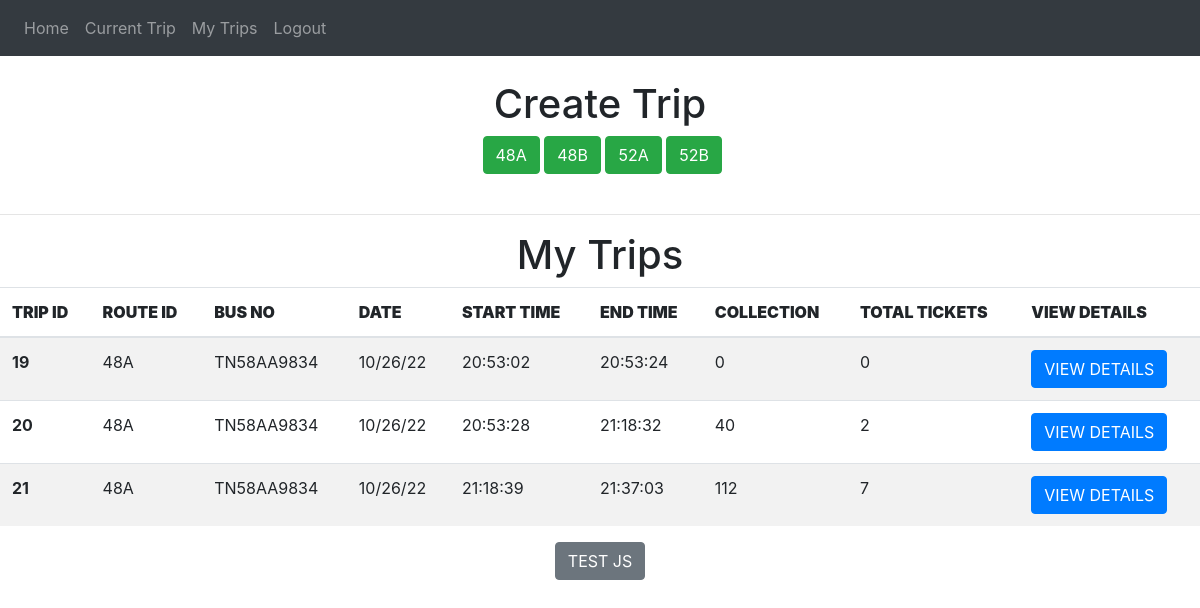
/conductor-my-trips (signed in), run on an earlier commit of the app's database.
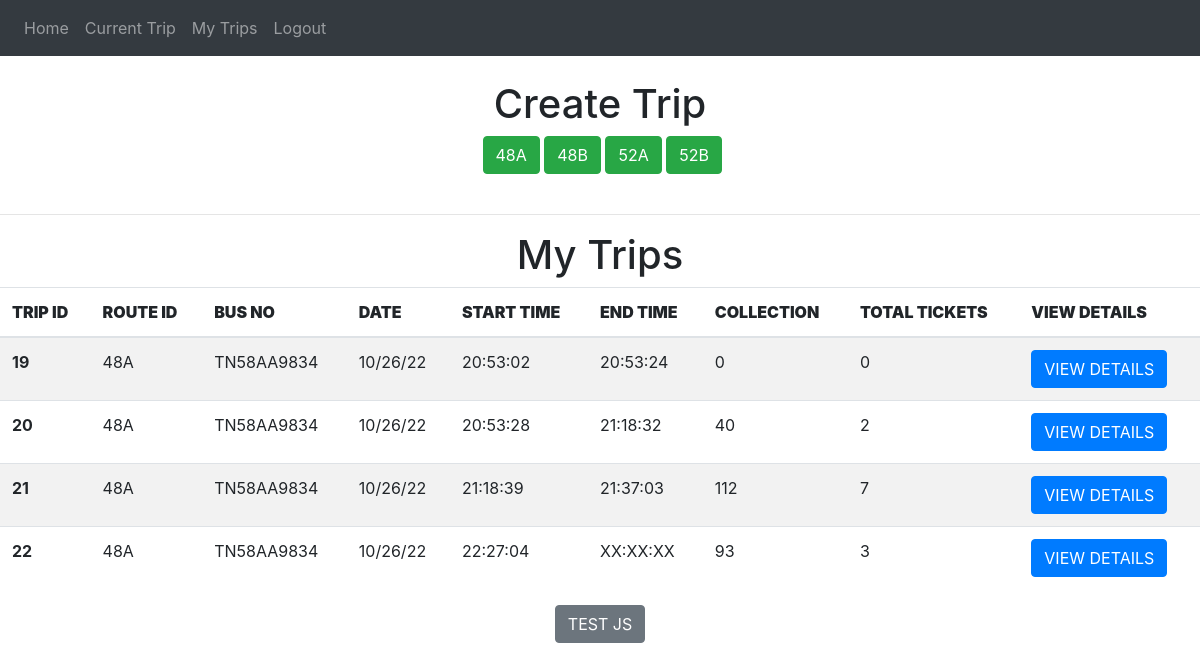
And on a later commit of the database.
### website/models.py (models this page shows)
class Trip(db.Model,UserMixin):
    trip_id = db.Column(db.Integer , primary_key = True)
    route_id = db.Column(db.String(100))
    conductor_id = db.Column(db.Integer , db.ForeignKey('user.id'))
    date = db.Column(db.String(100))
    collection = db.Column(db.Integer)
    ticket_run = db.Column(db.Integer)
    start_time =db.Column(db.String(100))
    end_time = db.Column(db.String(100))
    status =db.Column(db.String(1))
    current_passengers= db.Column(db.Integer)
    current_stop = db.Column(db.String)
    bus_no = db.Column(db.String)
    gps = db.Column(db.String)
    gps_update_time = db.Column(db.String)
    tickets = db.relationship('Ticket')

### website/views.py (the view)
@views.route('/conductor-my-trips', methods=['GET', 'POST'])
@login_required
def conductor_my_trips():
    trips = Trip.query.filter_by(conductor_id = current_user.id).all()
    conductor_details = Conductor_details.query.filter_by(conductor_id = current_user.id).first()
    return render_template("conductor_my_trips.html" , user = current_user , trips = trips, cd= conductor_details )

### website/__init__.py (called while the page is built)
def create_app():
    app = Flask(__name__)
    app.config['SECRET_KEY'] = '#itsactuallyapassword'
    app.config['SQLALCHEMY_DATABASE_URI'] = f'sqlite:///{DB_NAME}'
    db.init_app(app)
    from .views import views
    from .auth import auth
    app.register_blueprint(views, url_prefix='/')
    app.register_blueprint(auth, url_prefix='/')
    from .models import User, Conductor_details
    create_database(app)
    login_manager = LoginManager()
    login_manager.login_view = 'auth.login'
    login_manager.init_app(app)
    @login_manager.user_loader
    def load_user(id):
        return User.query.get(int(id))
    return app

### website/templates/conductor_my_trips.html (shortened to what this page needs)
{% extends "base.html" %}
{% block content %}
<br>
<div align = "center">
  <h1 align = "center">Create Trip </h1>
  {%for route in cd.routes_assigned.split(",")%}
  <a class="btn btn-primary btn-success " href="/conductor-utility-create-trip/{{route}} " role="button"  > {{route}} </a>
  {%endfor%}
  </div>
</div>
<br><hr>
  <div>
      <h1 align = "center">My Trips </h1>
    <table class="table table-striped">
      <thead>
        <tr>
          <th scope="col" ><b>TRIP ID</b></th>
          <th scope="col"><b>ROUTE ID</b></th>
          <th scope="col"><b>BUS NO</b></th>
          <th scope="col"><b>DATE</b></th>
          <th scope="col"><b>START TIME</b></th>
          <th scope="col"><b>END TIME</b></th>
          <th scope="col"><b>COLLECTION</b></th>
          <th scope="col"><b>TOTAL TICKETS</b></th>
          <th scope="col"><b>VIEW DETAILS</b></th>
        </tr>
      </thead>
      <tbody>
        {%for t in trips %}
        <tr>
          <th>{{t.trip_id}}</th>
          <td>{{t.route_id}}</td>
          <td>{{t.bus_no}}</td>
          <td>{{t.date}}</td>
          <td>{{t.start_time}}</td>
          <td>{{t.end_time}}</td>
          <td>{{t.collection}}</td>
          <td>{{t.ticket_run}}</td>
          <td><a class="btn btn-primary " href="/conductor-view-details/{{t.trip_id}} " role="button"  >VIEW DETAILS</a></td>
        </tr>
        {%endfor%}
      </tbody>
    </table>
  </div>
<div align = "center">
  <button type = "button " class = "btn btn-secondary" onclick="refreshGP()" >TEST JS</button><br>
</div>
<br>
{% endblock %}

What changed in the data, as far as the page shows it:
added Trip: trip_id "22", route_id "48A", bus_no "TN58AA9834", date "10/26/22", start_time "22:27:04", end_time "XX:XX:XX", collection "93", ticket_run "3"
